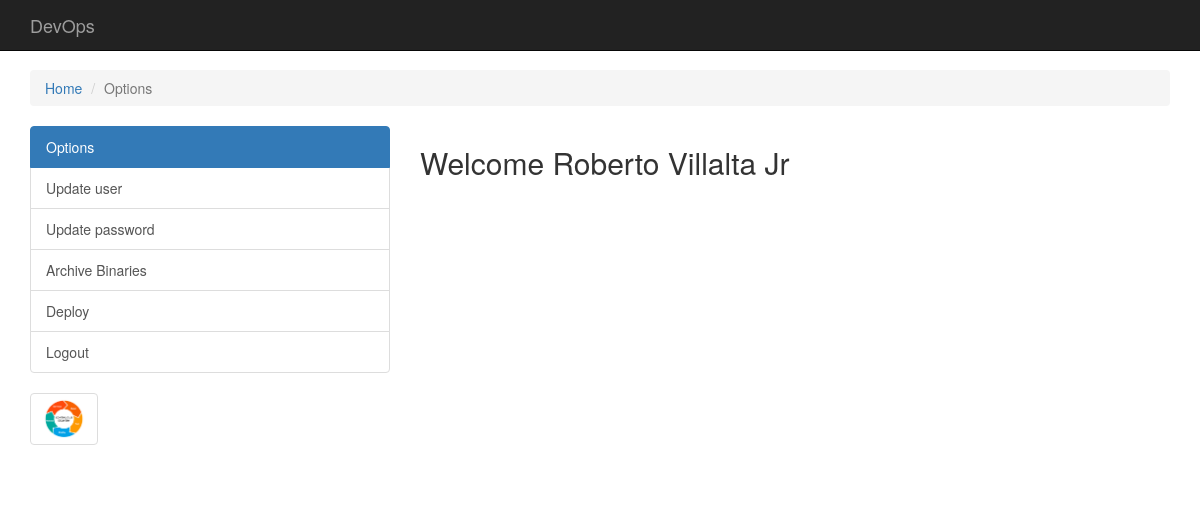
Before: / (signed in) with the older database file.
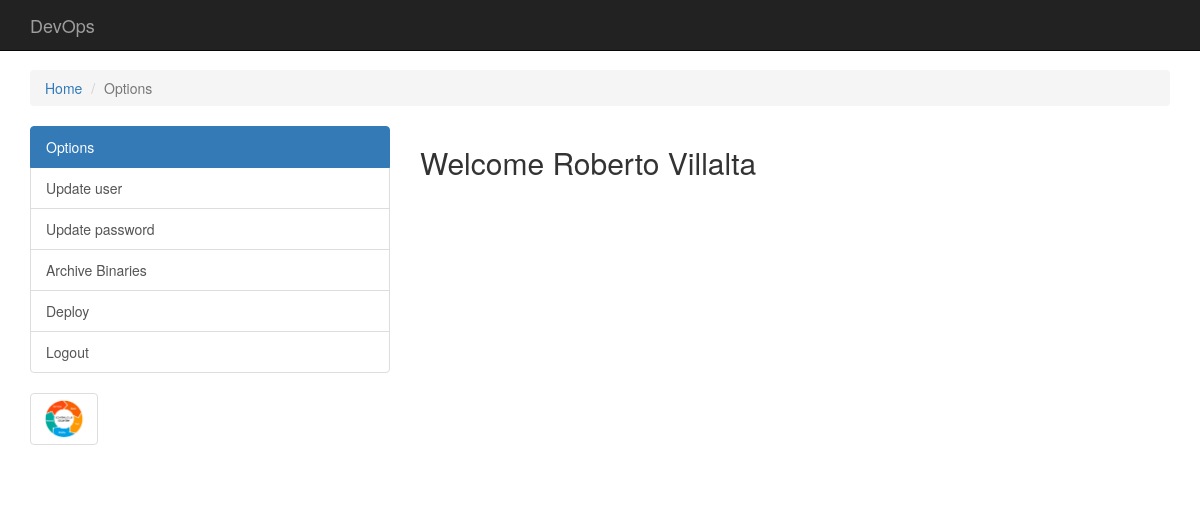
After: the same page with the newer database file.
### accounts/models.py (models this page shows, shortened)
class User(AbstractBaseUser, PermissionsMixin):
    username = models.CharField(
        'Nickname / User', max_length=30, unique=True, validators=[
            validators.RegexValidator(
                re.compile('^[\w.@+-]+$'),
                'Enter a valid username.'
                'This value must contain only letters, numbers '
                'and the characters: @/./+/-/_ .'
                , 'invalid'
            )
        ], help_text='A short name that will be used to uniquely identify'
    )
    name = models.CharField('Name', max_length=100, blank=True)
    email = models.EmailField('E-mail', unique=True)
    is_staff = models.BooleanField('Team', default=False)
    is_active = models.BooleanField('Active', default=True)
    date_joined = models.DateTimeField('Entry date', auto_now_add=True)
    repository_user = models.CharField('Repository user', max_length=100, blank=True)
    repository_password = models.CharField('Repository password', max_length=100, blank=True)
    vpn_user = models.CharField('VPN user', max_length=100, blank=True)
    vpn_password = models.CharField('VPN password', max_length=100, blank=True)
    USERNAME_FIELD = 'username'
    REQUIRED_FIELDS = ['email']
    objects = UserManager()
    class Meta:
        verbose_name = 'User'
        verbose_name_plural = 'Users'
    def __str__(self):
        return self.name or self.username

### accounts/views.py (the view)
class IndexView(LoginRequiredMixin, TemplateView):
    template_name = 'accounts/index.html'

### accounts/templates/accounts/index.html (shortened to what this page needs)
{% extends "base.html" %}
{% load staticfiles %}
{% block container %}
<ol class="breadcrumb">
  <li><a href="{% url 'accounts:index' %}">Home</a></li>
  <li class="active">Options</li>
</ol>
<div class="row">
    <div class="col-md-4">
        <div class="list-group">
            <a href="{% url 'accounts:index' %}" class="list-group-item active">Options</a>
            <a href="{% url 'accounts:update_user' %}" class="list-group-item">Update user</a>
            <a href="{% url 'accounts:update_password' %}" class="list-group-item">Update password</a>
            <a href="{% url 'archivebinaries' %}" class="list-group-item">Archive Binaries</a>
            <a href="{% url 'deploy' %}" class="list-group-item">Deploy</a>
            <a href="{% url 'logout' %}" class="list-group-item">Logout</a>
        </div>
        <div class="row text-center">
            <div class="col-md-3 col-sm-6 hero-feature">
                <div class="thumbnail">
                    <img src="{% static 'img/continuous-delivery.png' %}" alt="">
                </div>
            </div>
        </div>
    </div>
    <div class="col-md-8">
        {% block accounts_container %}
            <h2>Welcome {{ user }}</h2>
        {% endblock %}
    </div>
</div>
{% endblock %}

### continuousdelivery/templates/base.html (shortened to what this page needs)
<!DOCTYPE html>
{% load staticfiles %}
<html lang="en">
<head>
    <link href="{% static 'css/bootstrap.min.css' %}" rel="stylesheet">
    <link href="{% static 'css/heroic-features.css' %}" rel="stylesheet">
</head>
<body>
    <nav class="navbar navbar-inverse navbar-fixed-top" role="navigation">
        <div class="container">
            <div class="navbar-header">
                <a class="navbar-brand" href="{% url 'accounts:index' %}">DevOps</a>
            </div>
            <div class="collapse navbar-collapse" id="bs-example-navbar-collapse-1">
            </div>
        </div>
    </nav>
    <div class="container">
        {% block container %}{% endblock %}
    </div>
</body>
</html>

### continuousdelivery/static/css/heroic-features.css (style rules this page uses)
body { padding-top: 70px; }
.hero-feature { margin-bottom: 30px; }

Changed rows visible on the page:
changed User: name "Roberto Villalta Jr" → "Roberto Villalta"
